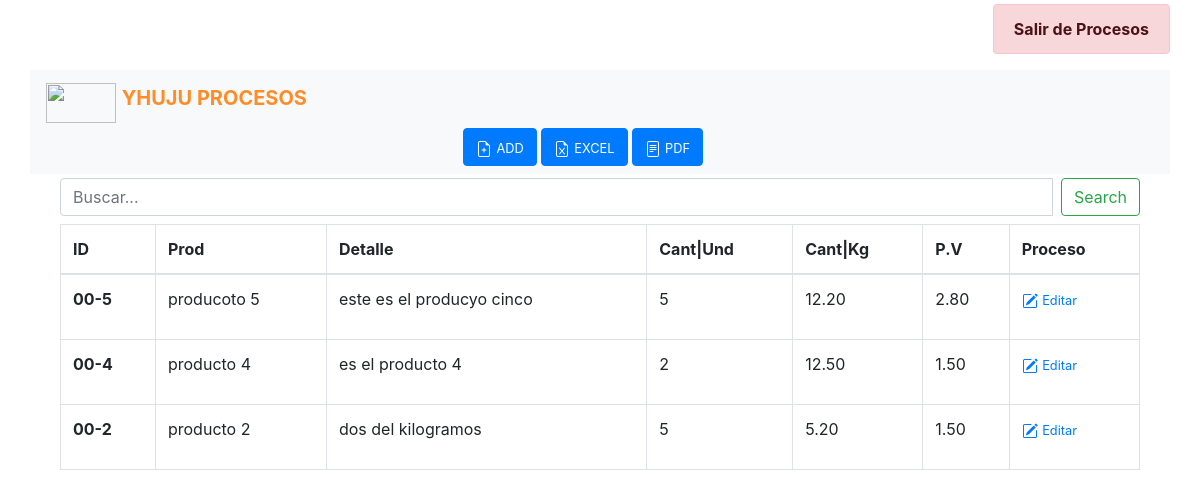
/pages/ (signed in), run on an earlier commit of the app's database.
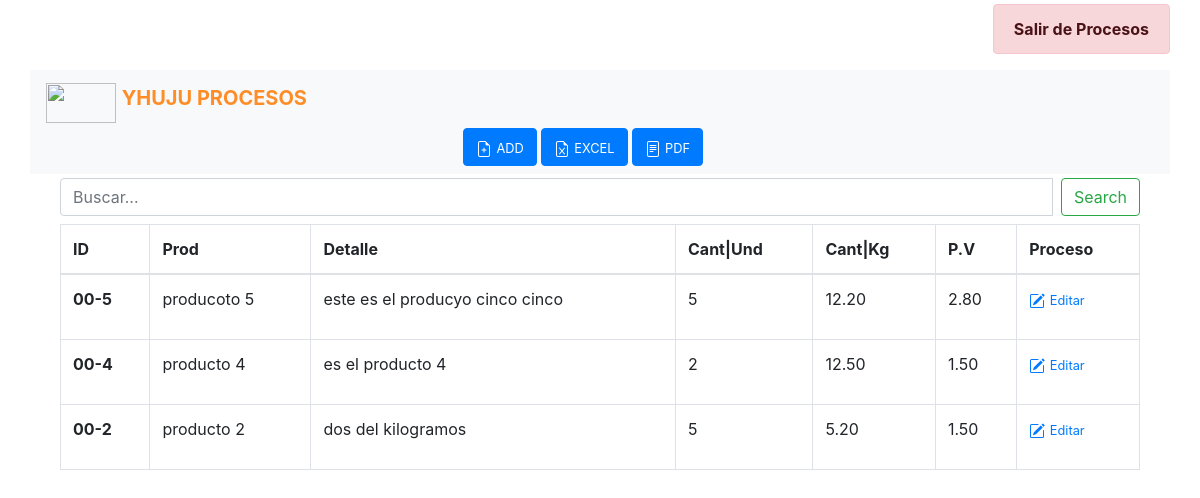
And on a later commit of the database.
### pages/models.py (models this page shows, shortened)
class Page(models.Model):
    title = models.CharField(verbose_name="Título", max_length=200)
    content = RichTextField(verbose_name="Contenido")
    order = models.SmallIntegerField(verbose_name="order", default=0)
    decimal = models.DecimalField(verbose_name="Kilogramo",max_digits=6, decimal_places=2)
    pcompra = models.DecimalField(verbose_name="Precio Compra",max_digits=6, decimal_places=2)
    pventa = models.DecimalField(verbose_name="Precio Venta",max_digits=6, decimal_places=2)
    created = models.DateTimeField(auto_now_add=True, verbose_name="Fecha de creación")
    updated = models.DateTimeField(auto_now=True, verbose_name="Fecha de edición")
    class Meta:
        verbose_name = "página"
        verbose_name_plural = "páginas"
        ordering = ['order', 'title']

### pages/views.py (the view)
# urls.py: path('', PageListView.as_view(), name='pages'),
class PageListView(StaffRequiredMixin, ListView):
    model = Page

### pages/views.py (called while the page is built)
    def dispatch(self, request, *args, **kwargs):
        if not request.user.is_staff:
            return redirect(reverse_lazy('admin:login'))
        return super(StaffRequiredMixin, self).dispatch(request, *args, **kwargs)

### pages/templates/pages/page_list.html (shortened to what this page needs)
{% extends 'pages/base_control.html' %}
{% load static %}
{% block content%}
<main role="main">
  <div class="container mt-1">
    <div class="row">
      <div class="container">
        <div class="row justify-content-end">
          <ul class="navbar-nav">
            {% if not request.user.is_authenticated %}
              <li class="nav-item">
                <a class="nav-link" href="{% url 'login' %}">Acceso</a>
              </li>
            {% else %}
              <div class="alert alert-danger" role="alert">
                <a href="{% url 'logout' %}" class="alert-link">Salir de Procesos</a>
              </div>
            {% endif %}
          </ul>
        </div>
      </div>
      <nav class="navbar navbar-light bg-light col-md-12">
          <a class="navbar-brand" href="#">
            <img src="/static/core/yhuju.jpg" width="70" height="40" class="d-inline-block align-top" alt="">
            <b style="color: #FE8D27;">YHUJU PROCESOS</b>
          </a>
          <div class="row col-sm-12 justify-content-center">
            <a type="nav-link" class="btn btn-primary mr-1"  href="{% url 'pages:create' %}">
              <small style="color:white">ADD</small>
            </a>
            <a type="nav-link" class="btn btn-primary mr-1" href="{% url 'pages:reporte_excel' %}">
              <small style="color:white">EXCEL</small>
            </a>
            <a type="button" class="btn btn-primary mr-1" href="{% url 'pages:reporte_pdf' %}">
              <small style="color:white">PDF</small>
            </a>
          </div>
      </nav>
      <div class="container mt-1">
          <div class="row">
          <div class="col-md-12 search">
              <form method="POST" action="buscar/">
                <div id="custom-search-input">
                    <div class="input-group col-md-12">
                    <input class="form-control text" name="buscalo" type="text" placeholder="Buscar..." aria-label="Search" name="buscar">
                    <button class="btn btn-outline-success ml-2 boton" type="submit">Search</button>
                    </div>
                </div>
              </form>
          </div>
          </div>
      </div>
    </div>
    <div class="container mb-4">
      <table class="table table-bordered mt-2">
        <thead>
          <tr>
            <th scope="col">ID</th>
            <th scope="col">Prod</th>
            <th scope="col">Detalle</th>
            <th scope="col">Cant|Und</th>
            <th scope="col">Cant|Kg</th>
            <th scope="col">P.V</th>
            <th scope="col">Proceso</th>
          </tr>
        </thead>
        <tbody>
          {% for page in page_list|dictsort:"id" reversed %}
          <tr>
            <th scope="row">{{"00-"}}{{page.id}}</th>
            <td>{{page.title}}</td>
            <td>{{page.content|striptags|safe|truncatechars:"200"}}</td>
            <td>{{page.order}}</td>
            <td>{{page.decimal|floatformat:2}}</td>
            <td>{{page.pventa|floatformat:2}}</td>
            <td>
                <p>
                  <a href="{% url 'pages:page' page.id page.title|slugify %}">
                    <small>Editar</small>
                  </a>
                </p>
            </td>
          </tr>
          {% endfor %}
        </tbody>
      </table>
    </div>
  </div>
</main>
{% endblock %}

What changed in the data, as far as the page shows it:
changed Page "producoto 5": content "este es el producyo cinco" → "este es el producyo cinco cinco"
